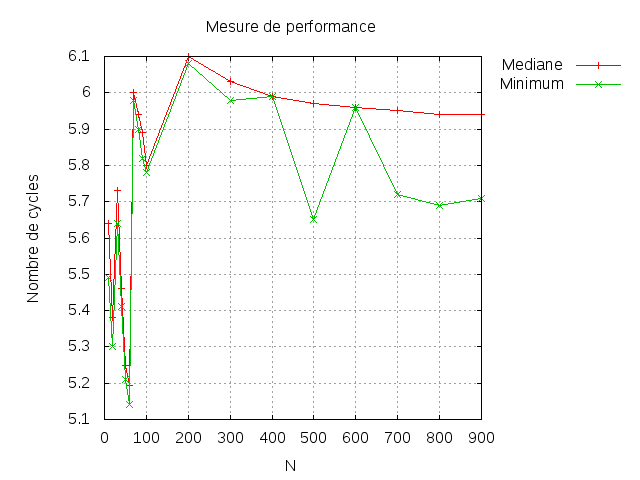

Source code (gnuplot):
set terminal png medium
set output 'driver.png'
set title 'Mesure de performance'
set xlabel 'N'
set ylabel 'Nombre de cycles'
set key on outside
set grid ytics xtics mxtics
plot 'driver.data'using 1:3 with linespoints title 'Mediane', 	'driver.data'using 1:4 with linespoints title 'Minimum'
